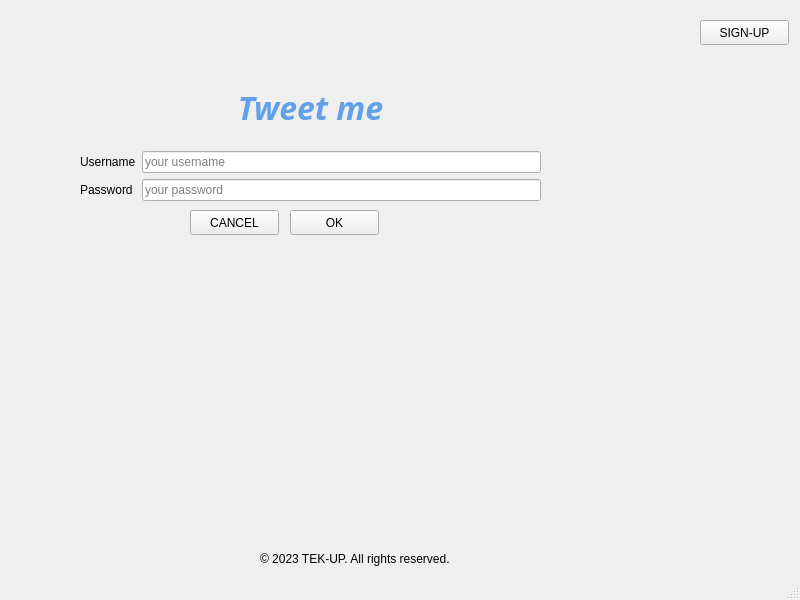
<?xml version="1.0" encoding="UTF-8"?>
<ui version="4.0">
 <class>MainWindow</class>
 <widget class="QMainWindow" name="MainWindow">
  <property name="geometry">
   <rect>
    <x>0</x>
    <y>0</y>
    <width>800</width>
    <height>600</height>
   </rect>
  </property>
  <property name="windowTitle">
   <string>MainWindow</string>
  </property>
  <widget class="QWidget" name="centralwidget">
   <widget class="QWidget" name="verticalLayoutWidget">
    <property name="geometry">
     <rect>
      <x>80</x>
      <y>70</y>
      <width>461</width>
      <height>131</height>
     </rect>
    </property>
    <layout class="QVBoxLayout" name="verticalLayout">
     <item>
      <widget class="QLabel" name="label">
       <property name="enabled">
        <bool>true</bool>
       </property>
       <property name="sizePolicy">
        <sizepolicy hsizetype="Minimum" vsizetype="Minimum">
         <horstretch>0</horstretch>
         <verstretch>0</verstretch>
        </sizepolicy>
       </property>
       <property name="palette">
        <palette>
         <active>
          <colorrole role="WindowText">
           <brush brushstyle="SolidPattern">
            <color alpha="255">
             <red>98</red>
             <green>160</green>
             <blue>234</blue>
            </color>
           </brush>
          </colorrole>
          <colorrole role="Text">
           <brush brushstyle="SolidPattern">
            <color alpha="255">
             <red>98</red>
             <green>160</green>
             <blue>234</blue>
            </color>
           </brush>
          </colorrole>
          <colorrole role="ButtonText">
           <brush brushstyle="SolidPattern">
            <color alpha="255">
             <red>98</red>
             <green>160</green>
             <blue>234</blue>
            </color>
           </brush>
          </colorrole>
          <colorrole role="Highlight">
           <brush brushstyle="SolidPattern">
            <color alpha="255">
             <red>98</red>
             <green>160</green>
             <blue>234</blue>
            </color>
           </brush>
          </colorrole>
          <colorrole role="PlaceholderText">
           <brush brushstyle="SolidPattern">
            <color alpha="255">
             <red>98</red>
             <green>160</green>
             <blue>234</blue>
            </color>
           </brush>
          </colorrole>
         </active>
         <inactive>
          <colorrole role="WindowText">
           <brush brushstyle="SolidPattern">
            <color alpha="255">
             <red>98</red>
             <green>160</green>
             <blue>234</blue>
            </color>
           </brush>
          </colorrole>
          <colorrole role="Text">
           <brush brushstyle="SolidPattern">
            <color alpha="255">
             <red>98</red>
             <green>160</green>
             <blue>234</blue>
            </color>
           </brush>
          </colorrole>
          <colorrole role="ButtonText">
           <brush brushstyle="SolidPattern">
            <color alpha="255">
             <red>98</red>
             <green>160</green>
             <blue>234</blue>
            </color>
           </brush>
          </colorrole>
          <colorrole role="Highlight">
           <brush brushstyle="SolidPattern">
            <color alpha="255">
             <red>98</red>
             <green>160</green>
             <blue>234</blue>
            </color>
           </brush>
          </colorrole>
          <colorrole role="PlaceholderText">
           <brush brushstyle="SolidPattern">
            <color alpha="255">
             <red>98</red>
             <green>160</green>
             <blue>234</blue>
            </color>
           </brush>
          </colorrole>
         </inactive>
         <disabled>
          <colorrole role="WindowText">
           <brush brushstyle="SolidPattern">
            <color alpha="255">
             <red>98</red>
             <green>160</green>
             <blue>234</blue>
            </color>
           </brush>
          </colorrole>
          <colorrole role="Text">
           <brush brushstyle="SolidPattern">
            <color alpha="255">
             <red>98</red>
             <green>160</green>
             <blue>234</blue>
            </color>
           </brush>
          </colorrole>
          <colorrole role="ButtonText">
           <brush brushstyle="SolidPattern">
            <color alpha="255">
             <red>98</red>
             <green>160</green>
             <blue>234</blue>
            </color>
           </brush>
          </colorrole>
          <colorrole role="Highlight">
           <brush brushstyle="SolidPattern">
            <color alpha="255">
             <red>145</red>
             <green>145</green>
             <blue>145</blue>
            </color>
           </brush>
          </colorrole>
          <colorrole role="PlaceholderText">
           <brush brushstyle="SolidPattern">
            <color alpha="255">
             <red>98</red>
             <green>160</green>
             <blue>234</blue>
            </color>
           </brush>
          </colorrole>
         </disabled>
        </palette>
       </property>
       <property name="font">
        <font>
         <family>Ubuntu Condensed</family>
         <pointsize>24</pointsize>
         <weight>75</weight>
         <italic>true</italic>
         <bold>true</bold>
         <underline>false</underline>
        </font>
       </property>
       <property name="styleSheet">
        <string notr="true">font: 75 bold italic 24pt &quot;Ubuntu Condensed&quot;;
color: rgb(98, 160, 234);</string>
       </property>
       <property name="text">
        <string>Tweet me</string>
       </property>
       <property name="textFormat">
        <enum>Qt::RichText</enum>
       </property>
       <property name="scaledContents">
        <bool>false</bool>
       </property>
       <property name="alignment">
        <set>Qt::AlignCenter</set>
       </property>
      </widget>
     </item>
     <item>
      <layout class="QHBoxLayout" name="horizontalLayout">
       <item>
        <layout class="QVBoxLayout" name="verticalLayout_3">
         <item>
          <widget class="QLabel" name="label_2">
           <property name="sizeIncrement">
            <size>
             <width>0</width>
             <height>0</height>
            </size>
           </property>
           <property name="text">
            <string>Username</string>
           </property>
          </widget>
         </item>
         <item>
          <widget class="QLabel" name="label_3">
           <property name="text">
            <string>Password</string>
           </property>
          </widget>
         </item>
        </layout>
       </item>
       <item>
        <layout class="QVBoxLayout" name="verticalLayout_2">
         <item>
          <widget class="QLineEdit" name="lineEdit">
           <property name="placeholderText">
            <string>your username</string>
           </property>
          </widget>
         </item>
         <item>
          <widget class="QLineEdit" name="lineEdit_2">
           <property name="placeholderText">
            <string>your password</string>
           </property>
          </widget>
         </item>
        </layout>
       </item>
      </layout>
     </item>
    </layout>
   </widget>
   <widget class="QLabel" name="label_4">
    <property name="geometry">
     <rect>
      <x>270</x>
      <y>10</y>
      <width>531</width>
      <height>491</height>
     </rect>
    </property>
    <property name="text">
     <string/>
    </property>
    <property name="pixmap">
     <pixmap resource="../img/test.qrc">:/newPrefix/tweet-me.png</pixmap>
    </property>
   </widget>
   <widget class="QLabel" name="label_5">
    <property name="geometry">
     <rect>
      <x>260</x>
      <y>550</y>
      <width>241</width>
      <height>17</height>
     </rect>
    </property>
    <property name="text">
     <string>© 2023 TEK-UP. All rights reserved.</string>
    </property>
   </widget>
   <widget class="QPushButton" name="pushButton">
    <property name="geometry">
     <rect>
      <x>290</x>
      <y>210</y>
      <width>89</width>
      <height>25</height>
     </rect>
    </property>
    <property name="text">
     <string>OK</string>
    </property>
   </widget>
   <widget class="QPushButton" name="pushButton_2">
    <property name="geometry">
     <rect>
      <x>190</x>
      <y>210</y>
      <width>89</width>
      <height>25</height>
     </rect>
    </property>
    <property name="text">
     <string>CANCEL</string>
    </property>
   </widget>
   <widget class="QPushButton" name="pushButton_3">
    <property name="geometry">
     <rect>
      <x>700</x>
      <y>20</y>
      <width>89</width>
      <height>25</height>
     </rect>
    </property>
    <property name="text">
     <string>SIGN-UP</string>
    </property>
   </widget>
   <zorder>label_4</zorder>
   <zorder>verticalLayoutWidget</zorder>
   <zorder>label_5</zorder>
   <zorder>pushButton</zorder>
   <zorder>pushButton_2</zorder>
   <zorder>pushButton_3</zorder>
  </widget>
  <widget class="QStatusBar" name="statusbar"/>
 </widget>
 <resources>
  <include location="../img/test.qrc"/>
 </resources>
 <connections/>
</ui>
